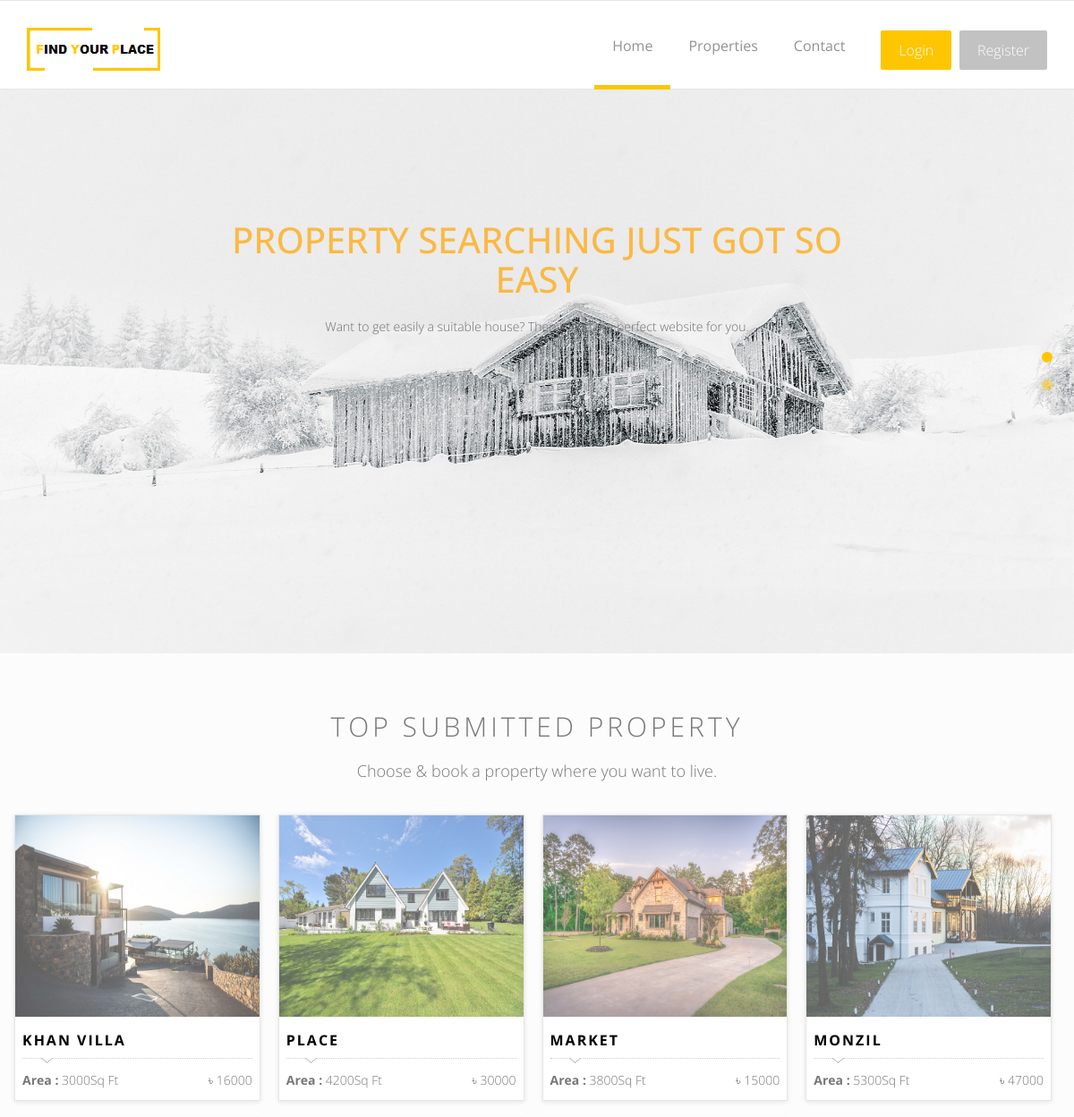
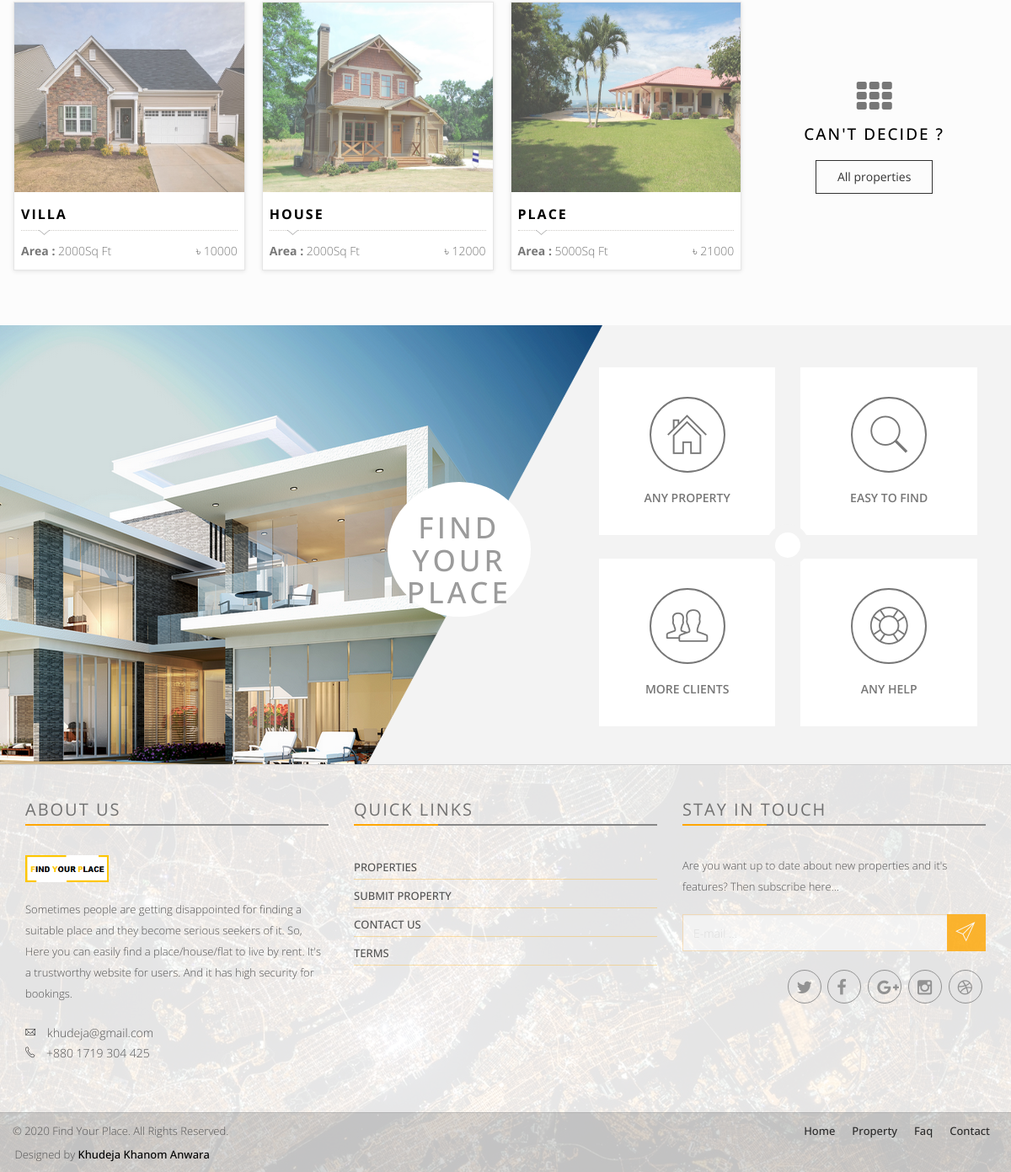
Page /FindYourPlace/index.php on the committed database (2 pictures, top to bottom).
### tables this page shows
CREATE TABLE `tbl_property` (
  `id` int(11) NOT NULL,
  `user_id` int(11) NOT NULL,
  `thana_id` int(11) NOT NULL,
  `name` varchar(255) NOT NULL,
  `address` varchar(255) NOT NULL,
  `area` double NOT NULL,
  `bedrooms` int(11) NOT NULL,
  `bathrooms` int(11) NOT NULL,
  `garages` int(11) NOT NULL,
  `photo` varchar(255) NOT NULL,
  `detail` varchar(255) NOT NULL,
  `rent` double NOT NULL,
  `status` int(11) NOT NULL
);

### FindYourPlace/application/controllers/Welcome.php (called while the page is built, shortened)
<?php
class Welcome extends CI_Controller {
	public function index()
	{
		$this->load->library('pagination');
		$count=$this->db->get('tbl_property')->num_rows();
		$config['base_url'] = site_url('');
		 $config['total_rows'] = $count;
		 $config['per_page'] = 7;
		 $config['num_links'] = 7;
		 if ($this->uri->segment(1)) {
		 $data['segment'] = $this->uri->segment(1);
		 } else {
		 $data['segment'] = 0;
		 }
		$data['property']=$this->db->limit($config['per_page'], $data['segment'])->get('tbl_property')->result_array();
		$this->load->view('include/header');
		$this->load->view('home', $data);
		$this->load->view('include/footer');
	}
}

### FindYourPlace/index.php (called while the page is built, shortened)
<?php
require_once BASEPATH.'core/CodeIgniter.php';

### FindYourPlace/application/config/config.php (called while the page is built, shortened)
<?php
$config['base_url'] = 'http://localhost/FindYourPlace';
$config['index_page'] = 'index.php';
$config['uri_protocol']	= 'REQUEST_URI';
$config['url_suffix'] = '';
$config['language']	= 'english';
$config['charset'] = 'UTF-8';
$config['enable_hooks'] = FALSE;
$config['subclass_prefix'] = 'MY_';
$config['composer_autoload'] = FALSE;
$config['permitted_uri_chars'] = 'a-z 0-9~%.:_\-';
$config['enable_query_strings'] = FALSE;
$config['controller_trigger'] = 'c';
$config['function_trigger'] = 'm';
$config['directory_trigger'] = 'd';
$config['allow_get_array'] = TRUE;
$config['log_threshold'] = 0;
$config['log_path'] = '';
$config['log_file_extension'] = '';
$config['log_file_permissions'] = 0644;
$config['log_date_format'] = 'Y-m-d H:i:s';
$config['error_views_path'] = '';
$config['cache_path'] = '';
$config['cache_query_string'] = FALSE;
$config['encryption_key'] = '';
$config['sess_driver'] = 'files';
$config['sess_cookie_name'] = 'ci_session';
$config['sess_expiration'] = 7200;
$config['sess_save_path'] = NULL;
$config['sess_match_ip'] = FALSE;
$config['sess_time_to_update'] = 300;
$config['sess_regenerate_destroy'] = FALSE;
$config['cookie_prefix']	= '';
$config['cookie_domain']	= '';
$config['cookie_path']		= '/';
$config['cookie_secure']	= FALSE;
$config['cookie_httponly'] 	= FALSE;
$config['standardize_newlines'] = FALSE;
$config['global_xss_filtering'] = FALSE;
$config['csrf_protection'] = FALSE;
$config['csrf_token_name'] = 'csrf_test_name';
$config['csrf_cookie_name'] = 'csrf_cookie_name';
$config['csrf_expire'] = 7200;
$config['csrf_regenerate'] = TRUE;
$config['csrf_exclude_uris'] = array();
$config['compress_output'] = FALSE;
$config['time_reference'] = 'local';
$config['rewrite_short_tags'] = FALSE;
$config['proxy_ips'] = '';

### FindYourPlace/application/views/home.php (the view, shortened to what this page needs)
<div class="slider-area">
    <div class="slider">
        <div id="bg-slider" class="owl-carousel owl-theme">
            <div class="item"><img src="<?=base_url()?>asset/assets/img/slide1/slider-image-2.jpg" alt="The Last of us"></div>
        </div>
    </div>
    <div class="container slider-content">
        <div class="row">
            <div class="col-lg-8 col-lg-offset-2 col-md-10 col-md-offset-1 col-sm-12">
                <h2>property Searching Just Got So Easy</h2>
                <p>Want to get easily a suitable house? Then it’ll be the perfect website for you.</p>
            </div>
        </div>
    </div>
</div>
<div class="content-area recent-property" style="background-color: #FCFCFC; padding-bottom: 55px;">
    <div class="container">
        <div class="row">
            <div class="col-md-10 col-md-offset-1 col-sm-12 text-center page-title">
                <h2>Top submitted property</h2>
                <p>Choose & book a property where you want to live. </p>
            </div>
        </div>
        <div class="row">
            <div class="proerty-th">
                <?php  foreach ($property as $property) {  ?>
                    <div class="col-sm-6 col-md-3 p0">
                        <div class="box-two proerty-item">
                            <div class="item-thumb">
                                <a href="<?=base_url()?>wproperty/<?=$property['id']?>" ><img src="<?=base_url()?>image/Property/<?=$property['photo']?>"></a>
                            </div>
                            <div class="item-entry overflow">
                                <h5><a href="<?=base_url()?>wproperty/<?=$property['id']?>"> <?=$property['name']?> </a></h5>
                                <div class="dot-hr"></div>
                                <span class="pull-left"><b> Area :</b> <?=$property['area']?>Sq Ft </span>
                                <span class="proerty-price pull-right"> ৳ <?=$property['rent']?></span>
                            </div>
                        </div>
                    </div>
                <?php } ?>
                <div class="col-sm-6 col-md-3 p0">
                    <div class="box-tree more-proerty text-center">
                        <div class="item-tree-icon">
                            <i class="fa fa-th"></i>
                        </div>
                        <div class="more-entry overflow">
                            <h5><a href="<?=base_url()?>Wproperties" >CAN'T DECIDE ? </a></h5>
                            <a href="<?=base_url()?>Wproperties" ><button class="btn border-btn more-black" value="All properties " >All properties</button></a>
                        </div>
                    </div>
                </div>
            </div>
        </div>
    </div>
</div>
<div class="Welcome-area">
    <div class="container">
        <div class="row">
            <div class="col-md-12 Welcome-entry  col-sm-12">
                <div class="col-md-5 col-md-offset-2 col-sm-6 col-xs-12">
                    <div class="welcome_text wow fadeInLeft" data-wow-delay="0.3s" data-wow-offset="100">
                        <div class="row">
                            <div class="col-md-10 col-md-offset-1 col-sm-12 text-center page-title">
                                <h2>Find Your Place</h2>
                            </div>
                        </div>
                    </div>
                </div>
                <div class="col-md-5 col-sm-6 col-xs-12">
                    <div  class="welcome_services wow fadeInRight" data-wow-delay="0.3s" data-wow-offset="100">
                        <div class="row">
                            <div class="col-xs-6 m-padding">
                                <div class="welcome-estate">
                                    <div class="welcome-icon">
                                        <i class="pe-7s-home pe-4x"></i>
                                    </div>
                                    <h3>Any property</h3>
                                </div>
                            </div>
                            <div class="col-xs-6 m-padding">
                                <div class="welcome-estate">
                                    <div class="welcome-icon">
                                        <i class="pe-7s-search pe-4x"></i>
                                    </div>
                                    <h3>Easy to find</h3>
                                </div>
                            </div>
                            <div class="col-xs-12 text-center">
                                <i class="welcome-circle"></i>
                            </div>
                            <div class="col-xs-6 m-padding">
                                <div class="welcome-estate">
                                    <div class="welcome-icon">
                                        <i class="pe-7s-users pe-4x"></i>
                                    </div>
                                    <h3>More Clients</h3>
                                </div>
                            </div>
                            <div class="col-xs-6 m-padding">
                                <div class="welcome-estate">
                                    <div class="welcome-icon">
                                        <i class="pe-7s-help2 pe-4x"></i>
                                    </div>
                                    <h3>Any help </h3>
                                </div>
                            </div>
                        </div>
                    </div>
                </div>
            </div>
        </div>
    </div>
</div>

### rows in the picture
tbl_property: photo (picture), name "KHAN VILLA", area "3000", rent "16000"
tbl_property: photo (picture), name "PLACE", area "4200", rent "30000"
tbl_property: photo (picture), name "MARKET", area "3800", rent "15000"
tbl_property: photo (picture), name "MONZIL", area "5300", rent "47000"
tbl_property: photo (picture), name "VILLA", area "2000", rent "10000"
tbl_property: photo (picture), name "HOUSE", area "2000", rent "12000"
tbl_property: photo (picture), name "PLACE", area "5000", rent "21000"
